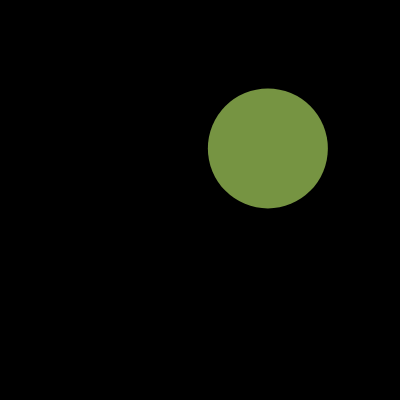
Frame 1 (no input)
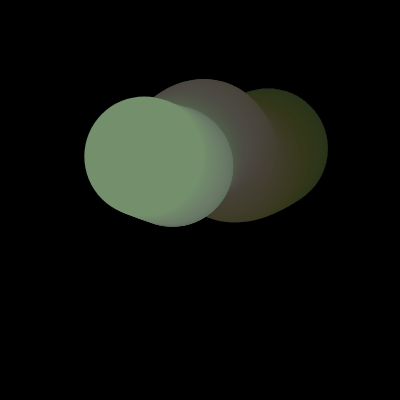
Frame 60 (no input)
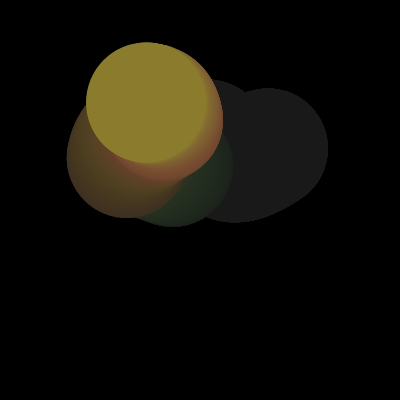
Frame 120 (the mouse pressed at the canvas centre since frame 60)

The p5.js sketch that drew these frames (run headless with seeded random() and noise() and a simulated clock; from frame 60 on, the mouse is pressed at the canvas centre):

// p5.js sketch
// ── sketch.js
var t;

function setup() {
  createCanvas(400, 400);
  background(0);
  t = 0;
}

function draw() {
  background(0, 5);

  var x = width * noise(t);
  var y = height * noise(t+5);
  var r = 255 * noise(t+10);
  var g = 255 * noise(t+15);
  var b = 255 * noise(t+20);
  
  noStroke();
  fill(r, g, b);
  ellipse(x, y, 120, 120);

  t = t + 0.01;
}
